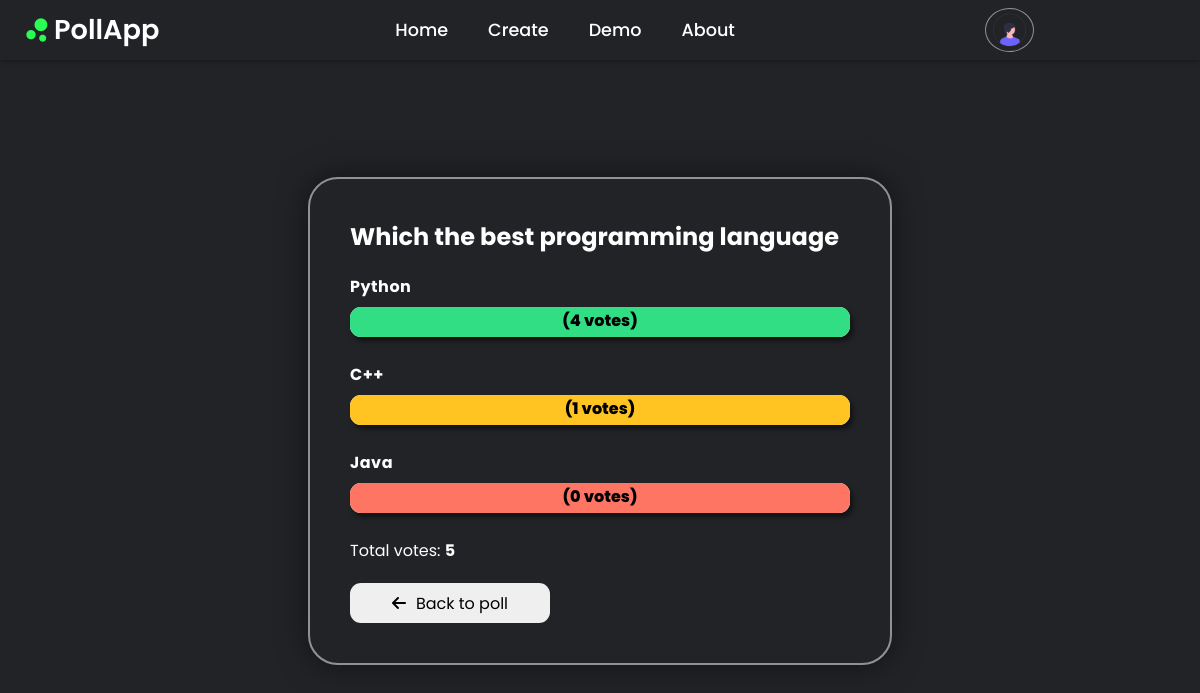
/results/43 (signed in), run on the app's committed database.
### pollapp/models.py (models this page shows)
class PollModel(models.Model):
	creator = models.ForeignKey(User, on_delete=models.CASCADE, default=get_default_creator)
	question = models.TextField()
	created_at = models.DateTimeField(default=timezone.now)
	op1 = models.CharField(max_length=50)
	op2 = models.CharField(max_length=50)
	op3 = models.CharField(max_length=50)
	op1c = models.IntegerField(default=0)
	op2c = models.IntegerField(default=0)
	op3c = models.IntegerField(default=0)
	def total(self):
		return self.op1c + self.op2c + self.op3c

### pollapp/views.py (the view)
# urls.py: path("results/<poll_id>", results, name = "results"),
def results(request, poll_id):
	if request.user.is_authenticated:
		poll = PollModel.objects.get(pk=poll_id)
		return render(request, "results.html", {"poll" : poll})
	else:
		return redirect("ulogin")

### pollapp/context_processors.py (called while the page is built)
def social_media_links(request):
    links = SocialMedia.objects.all()
    return {'social_links': links}

### pollapp/templates/results.html (shortened to what this page needs)
{% extends 'base.html' %}
{% block content %}
	<section class="container">
		<h2>{{ poll.question }}</h2>
		<div class="progress-container">
			<h4>{{ poll.op1 }}</h4>
			<div class="progress-bar">
				<span class="bar-one">({{ poll.op1c }} votes)</span>
			</div>
		</div>
		<div class="progress-container">
			<h4>{{ poll.op2 }}</h4>
			<div class="progress-bar">
				<span class="bar-two">({{ poll.op2c }} votes)</span>
			</div>
		</div>
		<div class="progress-container">
			<h4>{{ poll.op3 }}</h4>
			<div class="progress-bar">
				<span class="bar-three">({{ poll.op3c }} votes)</span>
			</div>
		</div>
		<div class="total">Total votes: <strong>{{ poll.total }}</strong></div>
		<div class="btn-align">
			<button type="submit"><i class="fa-solid fa-arrow-left"></i><a href="{% url 'vote' poll.id %}">Back to poll</a></button>
		</div>
	</section>
{% endblock %}

### templates/base.html (style rules this page uses)
* { padding: 0; margin: 0; box-sizing: border-box; font-family: 'Poppins', sans-serif; text-decoration: none; list-style: none; }
body { min-height: 100vh; background: #222327; color: #fff; }

### pollapp/templates/results.html (style rules this page uses)
body { min-height: 100vh; display: flex; align-items: center; justify-content: center; padding: 10px; margin-top: 20px; }
.container { margin-top: 2px; position: relative; min-height: 350px; width: 100%; background: transparent; border: 2px solid rgba(255, 255, 255, .5); border-radius: 30px; padding: 40px; box-shadow: 0 0 30px rgba(0, 0, 0, .5); }
.container h2 { text-align: left; margin-bottom: 20px; }
.container .progress-container { margin-bottom: 25px; }
.container .progress-container h4 { margin-bottom: 8px; letter-spacing: .5px; text-align: left; }
.container .progress-container .progress-bar { position: relative; width: 100%; width: 500px; height: 30px; border-radius: 11px; background-color: white; box-shadow: 3px 4px 5px 0px rgba(0, 0, 0, .5); }
.container .progress-container .progress-bar .bar-one { position: absolute; top: 0; left: 0; width: 100%; height: 100%; color: black; font-weight: 800; font-size: 16px; line-height: 1.7; text-align: center; border-radius: 11px; background: rgba(50, 222, 132, 1); }
.container .progress-container .progress-bar .bar-two { position: absolute; top: 0; left: 0; width: 100%; height: 100%; color: black; font-weight: 800; font-size: 16px; line-height: 1.7; text-align: center; border-radius: 11px; background: #ffc422; }
.container .progress-container .progress-bar .bar-three { position: absolute; top: 0; left: 0; width: 100%; height: 100%; color: black; font-weight: 800; font-size: 16px; line-height: 1.7; text-align: center; border-radius: 11px; background: #fe7563; }
.total { text-align: left; }
button { margin-top: 20px; width: 100%; max-width: 200px; height: 40px; border: none; outline: none; border-radius: 11px; cursor: pointer; font-size: 16px; transition: all 0.2s; }
button i { margin-right: 10px; }
button a { color: black; }
.btn-align { display: flex; align-items: left; }

### data on the page
PollModel: question "Which the best programming language", op1 "Python", op1c "4", op2 "C++", op2c "1", op3 "Java", op3c "0", total "5"
